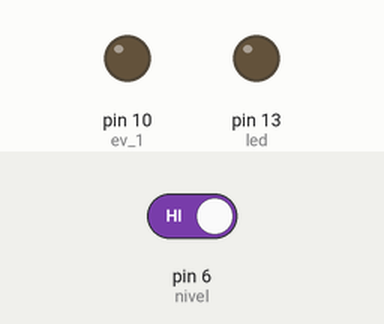
Bench run of a sketch on a simulated Arduino Uno, built with avr-gcc and run on an emulated ATmega328P. Shown: output pins drawn as LEDs (lit = HIGH). Dashed ring = blinking. The test bench sets the inputs (shaded band); at power-on: pin 6 (nivel) HIGH.

Above: at 1.2 s.
1.3 s: pin 6 (nivel) driven LOW
At 1.42 s:
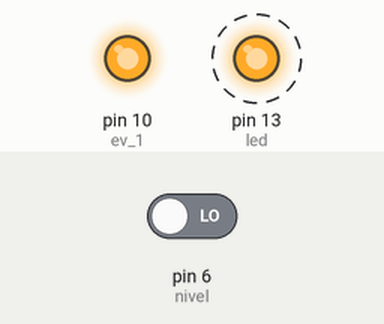
4.3 s: pin 6 (nivel) driven HIGH
At 5.0 s:
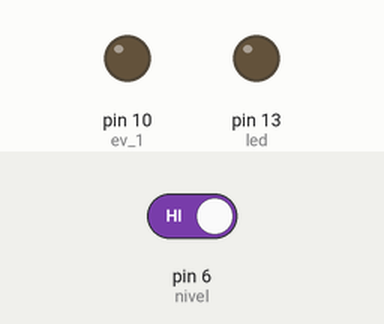
Timing chart, 0 to 7.3 s (numbered marks = the images above; inputs shaded):
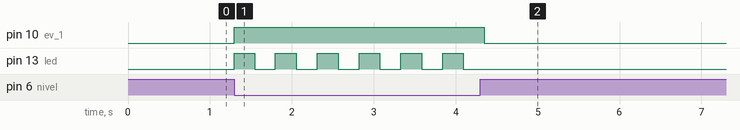

Measured:
- after the input at 1.3 s, pin 10 (ev_1): LOW → HIGH at once; pin 13 (led): alternates HIGH for 0.25 s and LOW for 0.26 s, starting at once
- after the input at 4.3 s, pin 10 (ev_1): HIGH → LOW after 0.05 s; pin 13 (led): stops changing and stays LOW

The sketch:

RTOS_PROYECT0_FINAL.ino
```cpp
#include <Arduino_FreeRTOS.h>
int t_i;
int t_o;
int n_r;
boolean e_1=0;
boolean e_2=0;


// se definen las dos tareas principales
void Task_e_1( void *pvParameters );
void Taskturbidez_1( void *pvParameters );


void setup() {//se inicializan las comunicaciones seriales para las pruebas de montaje


  Serial.begin(9600);

  while (!Serial) {
    ;
  }

  // se declaran 2 tareas

  xTaskCreate(
    Taskturbidez_1   //nombre de la tarea1
    ,  "turbidez_1"//
    ,  128  // Stack size
    ,  NULL
    ,  3 // prioridad 3, prioridad alta
    ,  NULL );


  xTaskCreate(
    Task_e_1
    ,  "e_1"   // nommre de la tarea 2, de alarmas
    ,  128  //
    ,  NULL
    ,  2 // prioridad 2, intermedia
    ,  NULL );


  //
}

void loop()
{


}

/*--------------------------------------------------*/
/*---------------------- Tasks ---------------------*/
/*--------------------------------------------------*/


void Taskturbidez_1(void *pvParameters)  // This is a task.
{
  (void) pvParameters;
  const int led=13;
  const int nivel=6;
  int valor=0;
 const int ev_1=10;


pinMode(ev_1,OUTPUT);
pinMode(led,OUTPUT);
pinMode(nivel,INPUT);


  for (;;)
  {

   valor=digitalRead(nivel);
      printf(valor);
   if(valor==0){//si la turbidez entrada es mayor al 40% _______A0


      e_1=1;//apague electrovalvula principal
      e_2=1;//encender electrovalvula de llenado
       digitalWrite(ev_1, HIGH);  // statements


    }

    if(valor==1){
        e_1=0;//apague electrovalvula principal
       digitalWrite(ev_1, LOW);  // statements
      }


     if((e_1==1)){    //alarma_1 hay turbidez entrada y está lleno el tanque
          digitalWrite(led, HIGH);   //
          vTaskDelay( 250 / portTICK_PERIOD_MS ); // blink de alarma
          digitalWrite(led, LOW);    //
          vTaskDelay( 250 / portTICK_PERIOD_MS ); //
         }

         else{
           digitalWrite(led, LOW);
          }

      }
     }


void Task_e_1(void *pvParameters)  // This is a task.
{
  (void) pvParameters;


  const int ev_1=10;
 // pinMode(ev_1,OUTPUT);

  for (;;) //loop
  {


 if (e_1==0){
  digitalWrite(ev_1, LOW);  // statements
  }

   if (e_1==1){
  digitalWrite(ev_1, HIGH);  // statements
  }


    }
   }
```
